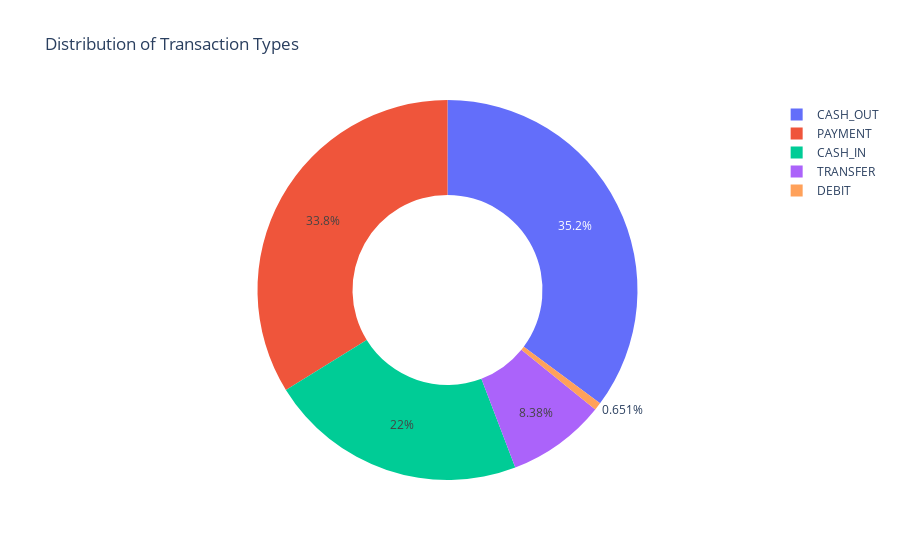

Notebook code cell kept with this figure:
### Markdown cell above
Since there is no null values in this dataset, I will be taking a look at the type of transaction present in the dataset.

### Code cell
# get the count of each transaction type
type = data['type'].value_counts()
transactions = type.index
quantity = type.values

# create a new DataFrame for the pie chart
pie_data = pd.DataFrame({
    'transactions': transactions,
    'quantity': quantity
})

# create the pie chart
figure = px.pie(pie_data,
                values = 'quantity',
                names = 'transactions',
                hole = 0.5,
                title = "Distribution of Transaction Types")
figure.show()

### Figure 1 — Plotly figure (JSON) as saved in the notebook; plotly's stock layout.template omitted (floating-point values rounded to 4 significant figures)
{"data": [{"domain": {"x": [0, 1], "y": [0, 1]}, "hole": 0.5, "hovertemplate": "transactions=%{label}<br>quantity=%{value}<extra></extra>", "labels": ["CASH_OUT", "PAYMENT", "CASH_IN", "TRANSFER", "DEBIT"], "legendgroup": "", "name": "", "showlegend": true, "type": "pie", "values": [2237500, 2151495, 1399284, 532909, 41432]}], "layout": {"legend": {"tracegroupgap": 0}, "title": {"text": "Distribution of Transaction Types"}}}
